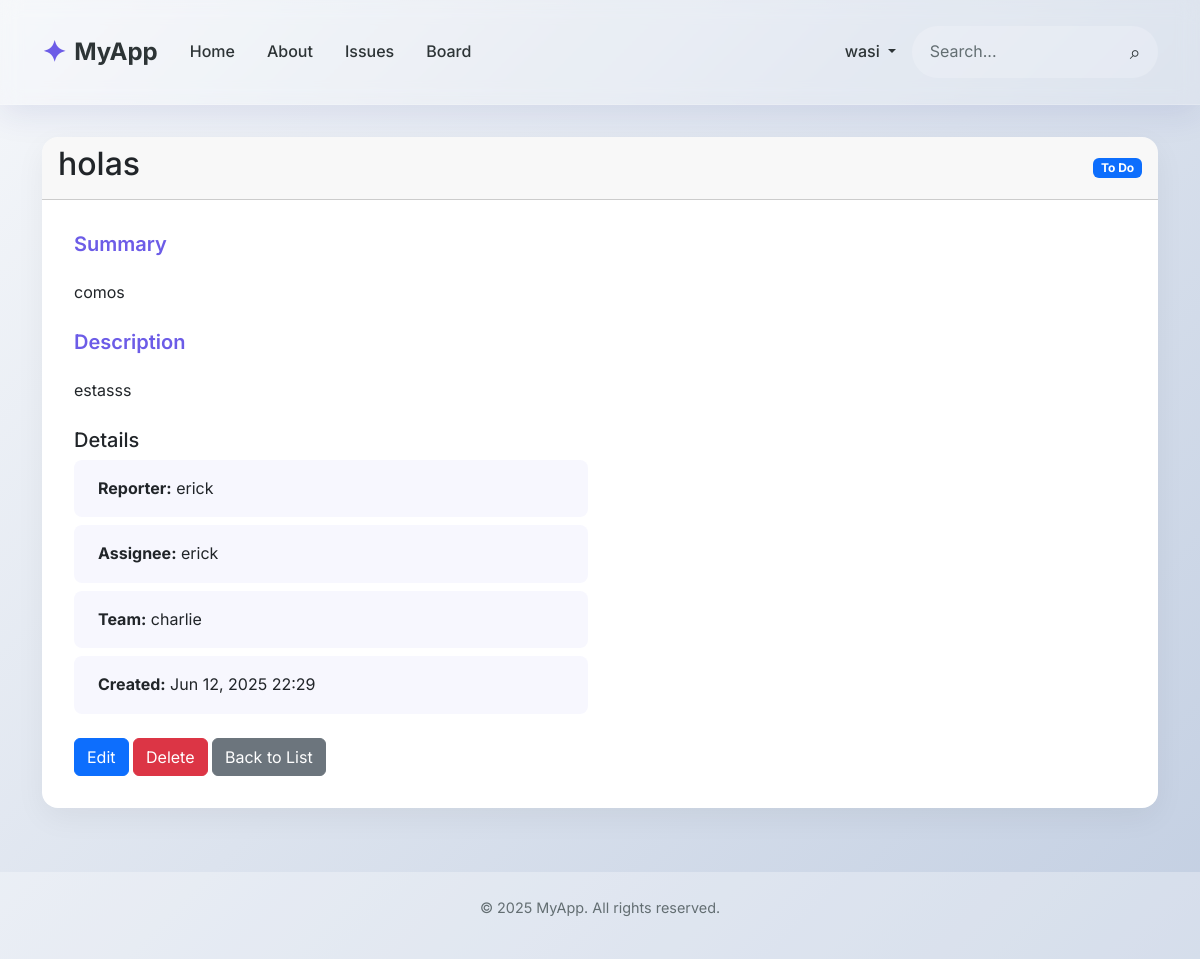
Page /issues/2/ (signed in) on the committed database.
### accounts/models.py (models this page shows, shortened)
class CustomUser(AbstractUser):
    role = models.ForeignKey(Role, on_delete=models.CASCADE, null=True, blank=True)
    team = models.ForeignKey(Team, on_delete=models.CASCADE, null=True, blank=True)

class Team(models.Model):
    name = models.CharField(max_length=128)
    description = models.CharField(max_length=256)

### issues/models.py (models this page shows, shortened)
class Issue(models.Model):
    title = models.CharField(max_length=128)
    summary = models.CharField(max_length=256)
    description = models.TextField()
    reporter = models.ForeignKey(
        get_user_model(), on_delete=models.SET_NULL, null=True)
    assignee = models.ForeignKey(
        get_user_model(), on_delete=models.SET_NULL, null=True, related_name='assignee')
    status = models.ForeignKey(
        Status, on_delete=models.SET_NULL, null=True)
    assigned_team = models.ForeignKey(
        Team, on_delete=models.SET_NULL, null=True, blank=True)
    created_on = models.DateTimeField(auto_now_add=True)

class Status(models.Model):
    name = models.CharField(max_length=128)
    description = models.CharField(max_length=256)
    def __str__(self):
        return self.name

### issues/views.py (the view)
# urls.py: path('<int:pk>/', IssueDetailView.as_view(), name='issue_detail'),
class IssueDetailView(LoginRequiredMixin, DetailView):
    model = Issue
    template_name = 'issues/issue_detail.html'

### templates/issues/issue_detail.html (shortened to what this page needs)
{% extends 'base.html' %}
{% load crispy_forms_tags %}
{% block content %}
<div class="container">
    <div class="card">
        <div class="card-header">
            <div class="d-flex justify-content-between align-items-center">
                <h2>{{ issue.title }}</h2>
                <span class="badge bg-{% if issue.status.name == 'Done' %}success{% elif issue.status.name == 'In Progress' %}warning{% else %}primary{% endif %}">
                    {{ issue.status }}
                </span>
            </div>
        </div>
        <div class="card-body">
            <h5 class="card-title">Summary</h5>
            <p class="card-text">{{ issue.summary }}</p>
            <h5 class="card-title mt-4">Description</h5>
            <p class="card-text">{{ issue.description }}</p>
            <div class="row mt-4">
                <div class="col-md-6">
                    <h5>Details</h5>
                    <ul class="list-group list-group-flush">
                        <li class="list-group-item">
                            <strong>Reporter:</strong> {{ issue.reporter.get_full_name|default:issue.reporter.username }}
                        </li>
                        <li class="list-group-item">
                            <strong>Assignee:</strong> {{ issue.assignee.get_full_name|default:issue.assignee.username|default:"Unassigned" }}
                        </li>
                        <li class="list-group-item">
                            <strong>Team:</strong> {{ issue.assigned_team.name|default:"Unassigned" }}
                        </li>
                        <li class="list-group-item">
                            <strong>Created:</strong> {{ issue.created_on|date:"M d, Y H:i" }}
                        </li>
                    </ul>
                </div>
            </div>
            <div class="mt-4">
                <a href="{% url 'issues:issue_update' issue.pk %}" class="btn btn-primary">Edit</a>
                <a href="{% url 'issues:issue_delete' issue.pk %}" class="btn btn-danger">Delete</a>
                <a href="{% url 'issues:issue_list' %}" class="btn btn-secondary">Back to List</a>
            </div>
        </div>
    </div>
</div>
{% endblock %}

### templates/base.html (shortened to what this page needs)
{% load static %}
<!DOCTYPE html>
<html lang="en">
<head>
    <link href="https://cdn.jsdelivr.net/npm/bootstrap@5.3.6/dist/css/bootstrap.min.css" rel="stylesheet">
    <link rel="stylesheet" href="{% static 'css/base.css' %}">
</head>
<body>
    <div class="page-wrapper">
        <header class="glass-navbar">
            <div class="container">
                <nav class="navbar navbar-expand-lg">
                    <a class="navbar-brand" href="{% url 'home' %}">
                        <span class="logo-icon">✦</span> MyApp
                    </a>
                    <div class="collapse navbar-collapse" id="navbarNav">
                        <ul class="navbar-nav me-auto">
                        <li class="nav-item">
                            <a class="nav-link" href="{% url 'home' %}">Home</a>
                        </li>
                        <li class="nav-item">
                            <a class="nav-link" href="{% url 'about' %}">About</a>
                        </li>
                        {% if user.is_authenticated %}
                        <li class="nav-item">
                            <a class="nav-link" href="{% url 'issues:issue_list' %}">Issues</a>
                        </li>
                        <li class="nav-item">
                            <a class="nav-link" href="{% url 'issues:board' %}">Board</a>
                        </li>
                        {% endif %}
                    </ul>
                    <div class="navbar-nav">
                        {% if user.is_authenticated %}
                        <li class="nav-item dropdown">
                            <a class="nav-link dropdown-toggle" href="#" role="button" data-bs-toggle="dropdown">
                                {{ user.username }}
                            </a>
                        </li>
                        {% endif %}
                    </div>
                        <div class="search-container">
                            <input type="text" placeholder="Search..." class="search-input">
                            <button class="search-btn">⌕</button>
                        </div>
                    </div>
                </nav>
            </div>
        </header>
        <main class="main-content">
            {% block content %}{% endblock content %}
        </main>
        <footer class="footer">
            <div class="container">
                <p>© {% now "Y" %} MyApp. All rights reserved.</p>
            </div>
        </footer>
    </div>
</body>
</html>

### static/css/base.css (style rules this page uses)
:root { --primary-color: #6c5ce7; --secondary-color: #a29bfe; --dark-color: #2d3436; --light-color: #f5f6fa; --accent-color: #fd79a8; --text-color: #2d3436; --text-light: #636e72; --glass-bg: rgba(255, 255, 255, 0.15); }
body { font-family: 'Inter', sans-serif; background: linear-gradient(135deg, #f5f7fa 0%, #c3cfe2 100%); color: var(--text-color); line-height: 1.6; min-height: 100vh; margin: 0; padding: 0; }
.page-wrapper { display: flex; flex-direction: column; min-height: 100vh; }
.glass-navbar { background: var(--glass-bg); backdrop-filter: blur(10px); -webkit-backdrop-filter: blur(10px); border-bottom: 1px solid rgba(255, 255, 255, 0.18); box-shadow: 0 8px 32px 0 rgba(31, 38, 135, 0.1); padding: 1rem 0; }
.navbar-brand { font-weight: 700; font-size: 1.5rem; color: var(--dark-color); display: flex; align-items: center; }
.logo-icon { color: var(--primary-color); margin-right: 0.5rem; font-size: 1.8rem; }
.nav-link { font-weight: 500; color: var(--text-color); margin: 0 0.5rem; padding: 0.5rem 1rem; border-radius: 0.5rem; transition: all 0.3s ease; }
.search-container { display: flex; align-items: center; background: rgba(255, 255, 255, 0.2); border-radius: 2rem; padding: 0.3rem 0.6rem; }
.search-input { border: none; background: transparent; padding: 0.5rem; width: 200px; outline: none; color: var(--text-color); }
.search-input::placeholder { color: var(--text-light); }
.search-btn { background: transparent; border: none; color: var(--text-color); cursor: pointer; font-size: 1.2rem; padding: 0 0.5rem; }
.main-content { flex: 1; padding: 2rem 0; }
.footer { text-align: center; padding: 1.5rem; color: var(--text-light); font-size: 0.9rem; background: rgba(255, 255, 255, 0.3); }
.card { border: none; border-radius: 1rem; background: white; box-shadow: 0 10px 30px rgba(0, 0, 0, 0.05); transition: transform 0.3s ease, box-shadow 0.3s ease; overflow: hidden; margin-bottom: 2rem; }
.card-body { padding: 2rem; }
.card-title { font-weight: 600; color: var(--primary-color); margin-bottom: 1.5rem; }
.list-group-item { border: none; padding: 1rem 1.5rem; background: rgba(108, 92, 231, 0.05); margin-bottom: 0.5rem; border-radius: 0.5rem !important; }
.list-group-item:last-child { margin-bottom: 0; }
.main-content > .container { animation: fadeInUp 0.6s ease-out; }

### rows in the picture
CustomUser: username "wasi"
Issue: title "holas", status "To Do", summary "comos", description "estasss", reporter.get_full_name "erick", assignee.get_full_name "erick", assigned_team.name "charlie", created_on "Jun 12, 2025 22:29"
